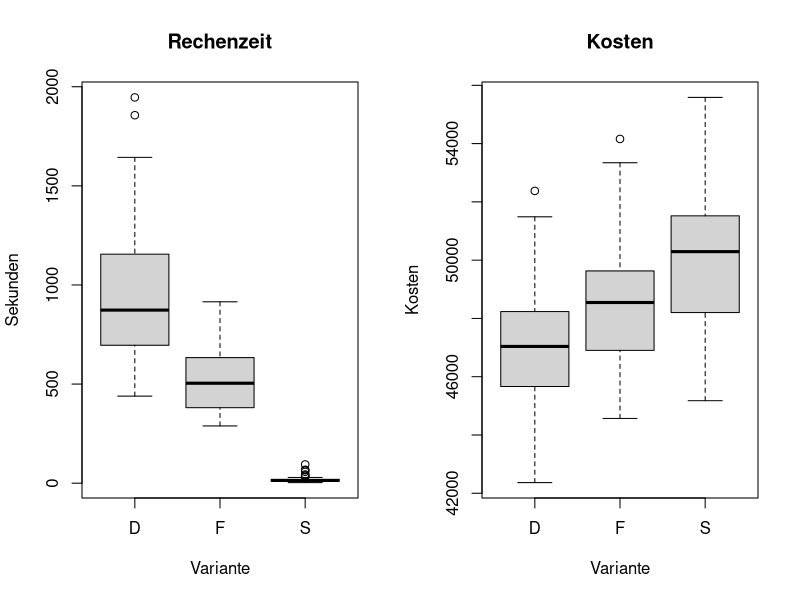

Source code (R):
#  R --save < skas12_boxplot.R
dijkstra <- read.csv('dataset_skas_12.log.csv')
floyd <- read.csv('dataset_skas_12f.log.csv')
simple <- read.csv('dataset_skas_12s.log.csv')
p <- simple[,"dataset"]=="skas_12s+"
simple_plus <- simple[p,]
png(filename="dataset_skas_12_boxplot.png")
par(mfcol=c(1,2))
boxplot(dijkstra$duration,
        floyd$duration,
        simple_plus$duration,
        main="Rechenzeit",
        ylab="Sekunden",
        xlab="Variante",names=c("D","F","S"))
boxplot(dijkstra$best_costs,
        floyd$best_costs,
        simple_plus$best_costs,
        main="Kosten",
        ylab="Kosten",
        xlab="Variante",names=c("D","F","S"))
dev.off()
